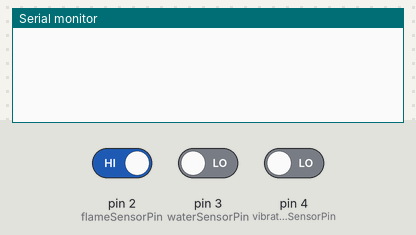
This sketch was run on a simulated Arduino Uno, built with avr-gcc and run on an emulated ATmega328P. On the bench: the last lines printed to the serial monitor. Inputs (shaded band) come from the test bench; at power-on: pin 2 (flameSensorPin) HIGH, pin 3 (waterSensorPin) LOW, pin 4 (vibrationSensorPin) LOW.

Above: at 1.2 s.
1.3 s: pin 2 (flameSensorPin) driven LOW
At 2.4 s:
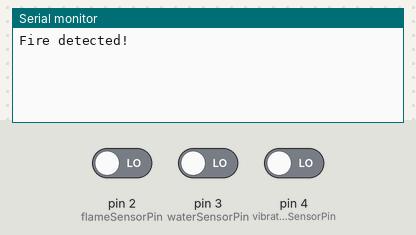
2.8 s: pin 2 (flameSensorPin) driven HIGH and pin 3 (waterSensorPin) driven HIGH
5.8 s: pin 3 (waterSensorPin) driven LOW and pin 4 (vibrationSensorPin) driven HIGH
At 7.4 s:
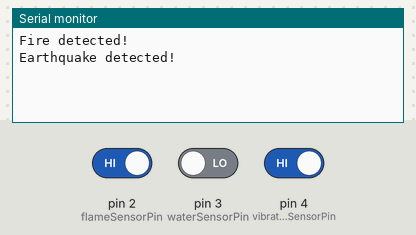

Measured:
- after the input at 1.3 s, the serial monitor: prints a new line at once (image 1)
- after the input at 5.8 s, the serial monitor: prints a new line after 0.60 s (image 2)

The sketch:

disaster_arduino.ino
```cpp
// Define sensor pins
const int flameSensorPin = 2;
const int waterSensorPin = 3;
const int vibrationSensorPin = 4;

// Variables to store sensor states
int flameState = HIGH;
int waterState = LOW;
int vibrationState = LOW;

void setup() {
  // Initialize serial communication
  Serial.begin(9600);

  // Set up the sensor pins as input
  pinMode(flameSensorPin, INPUT);
  pinMode(waterSensorPin, INPUT);
  pinMode(vibrationSensorPin, INPUT);
}

void loop() {
  // Read the states of the sensors
  flameState = digitalRead(flameSensorPin);
  waterState = digitalRead(waterSensorPin);
  vibrationState = digitalRead(vibrationSensorPin);

  // Check for fire
  if (flameState == LOW) {
    Serial.println("Fire detected!");
    delay(5000); // Avoid spamming messages
  }

  // Check for flood
  if (waterState == HIGH) {
    Serial.println("Flood detected!");
    delay(5000); // Avoid spamming messages
  }

  // Check for earthquake
  if (vibrationState == HIGH) {
    Serial.println("Earthquake detected!");
    delay(5000); // Avoid spamming messages
  }

  // Small delay to stabilize sensor readings
  delay(100);
}
```
